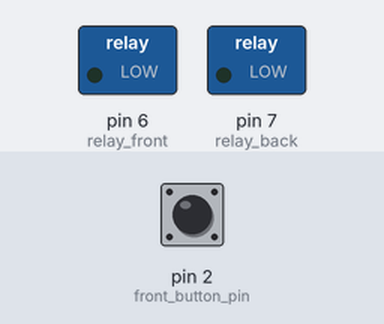
Simulated run of this sketch. Board: Arduino Uno, built with avr-gcc and run on an emulated ATmega328P. Parts: switched loads named in the sketch (green lamp = pin HIGH). The test bench sets the inputs (shaded band); at power-on: pin 2 (front_button_pin) HIGH. What the sketch prints to the serial monitor is not drawn.

Above: at 1.2 s.
1.3 s: pin 2 (front_button_pin) pulled LOW for 0.15 s
3.0 s: pin 2 (front_button_pin) pulled LOW for 1 s
At 5.0 s:
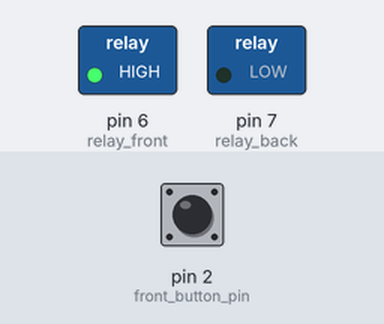
5.5 s: pin 2 (front_button_pin) pulled LOW for 3.2 s
At 10.0 s:
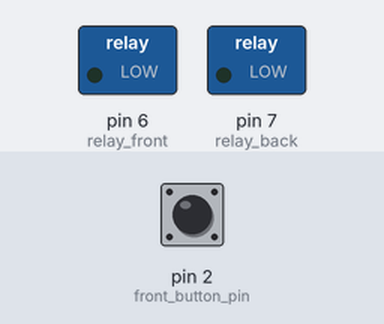
Timing chart, 0 to 11.5 s (numbered marks = the images above; inputs shaded):
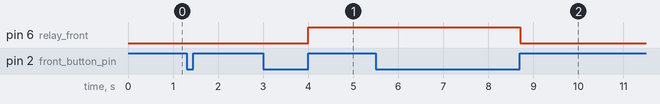

Measured:
- after the input at 3.0 s, pin 6 (relay_front): LOW → HIGH after 1.0 s
- after the input at 5.5 s, pin 6 (relay_front): HIGH → LOW after 3.2 s

The sketch:

trailer_lighting.ino
```cpp
/*
 *  William Hamilton
 *  25/5/2020
 *
 *  Lighting for Kayne's kart trailer
 *  Control front and rear internal LED lighting with a couple of momentary switches
 *  Still to add:
 *  "f&*k I forgot to turn the lights off and the battery is now flat" timer.
 *
 *
 *  The circuit:
 *  Arduino powered from 12V batter source
 *  two momentary switches connected to defined below arduino pins and ground
 *  multo relay module connected to defined below arduino pins, power and ground
 *  LED strips connected via relay output to 12V batter source
 *
 */

long front_press_length = 0;
long back_press_length = 0;

// Define the minimum length of time, in milli-seconds that the button must be pressed for a particular option to be triggered
int local_toggle_milliseconds = 100; // debounce should be covered with this time but make longer if required
int all_on_milliseconds = 2000;
int all_off_milliseconds = 4000;

int front_button_pin = 2;
int back_button_pin = 3;

int relay_front = 6;
int relay_back = 7;

int state_front = HIGH;
int state_back = HIGH;

float off_timer = 10000; //How long a delay before all lights are turned off (in milliseconds)
float on_time;


void setup(){

  pinMode(front_button_pin, INPUT_PULLUP);  //** NOTE - PULLUP will invert the logic but means less hardware
  pinMode(back_button_pin, INPUT_PULLUP);   //** NOTE - PULLUP will invert the logic but means less hardware
  pinMode(relay_front, OUTPUT);
  pinMode(relay_back, OUTPUT);
  Serial.begin(115200);

}


void loop() {
// reset the button press timer each time around
  front_press_length = 0;
  back_press_length = 0;

  while (digitalRead(front_button_pin) == LOW ){

    delay(100);  //if you want more resolution, lower this number
    front_press_length = front_press_length + 100;

    //display how long button is has been held
    Serial.print("front ms = ");
    Serial.println(front_press_length);

  }

  //Record *roughly* the tenths of seconds the button in being held down
  while (digitalRead(front_button_pin) == LOW ){

    delay(100);  //if you want more resolution, lower this number
    back_press_length = back_press_length + 100;

    //display how long button is has been held
    Serial.print("back ms = ");
    Serial.println(back_press_length);

  }//close while


/*  if-else conditions to define what happens after a particular butten event and duration
 *  Start with the longest duration and work down from there.
 */
Serial.print("on_time ");
Serial.print(on_time);
Serial.println();
Serial.print("millis ");
Serial.print(millis());
Serial.println();

//turn all off
  if (front_press_length >= all_off_milliseconds || back_press_length >= all_off_milliseconds ){
    state_back = HIGH;
    state_front = HIGH;

    digitalWrite(relay_front, state_front);
    digitalWrite(relay_back, state_back);
    on_time = 0;

  }

//turn all on
  else if (front_press_length >= all_on_milliseconds || back_press_length >= all_on_milliseconds){

    state_front = LOW;
    on_time = millis();
    state_back = LOW;
    on_time = millis();

    digitalWrite(relay_front, state_front);
    digitalWrite(relay_back, state_back);

  }

//Local toggle - toggle the state of the relay
  else if(front_press_length >= local_toggle_milliseconds){
    if (state_front == HIGH){
      state_front = LOW;
      on_time = millis();
    }
    else{
      state_front = HIGH;
    }

    digitalWrite(relay_front, state_front);
    Serial.print("toggle state_front");
    Serial.print(state_front);

  }


}
```
